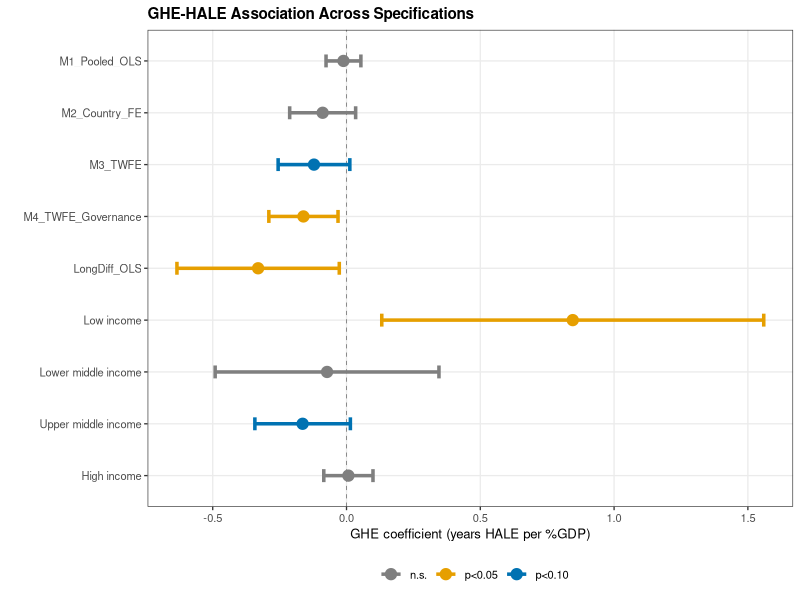
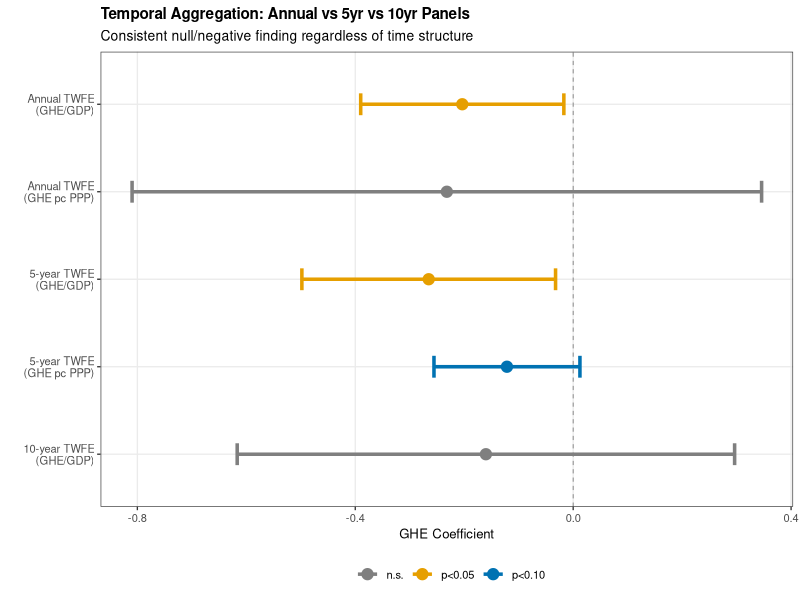

Here is the R script that generated these plots, in order:
# Fix S3 (forest plot) and S4 (temporal aggregation) with Wong palette
library(data.table)
library(ggplot2)

PROJ <- "/Users/taozhu/my researches/lancet_financial_v3"
setwd(PROJ)

PAL_SIG <- c("p<0.01"="#D55E00","p<0.05"="#E69F00","p<0.10"="#0072B2","n.s."="grey50")
PAL_INCOME <- c(
  "Low income"="#E69F00","Lower middle income"="#56B4E9",
  "Upper middle income"="#009E73","High income"="#CC79A7"
)

theme_lancet <- theme_bw(base_size=10) + theme(
  panel.grid.minor=element_blank(),
  plot.title=element_text(face="bold",size=11),
  axis.title=element_text(size=9.5),
  axis.text=element_text(size=8),
  legend.text=element_text(size=8),
  legend.position="bottom"
)

# ---- S3: Coefficient Forest Plot ----
cat("=== Figure S3: Forest Plot ===\n")

main <- fread("results/tables/main_results.csv")
income <- fread("results/tables/income_heterogeneity.csv")

forest <- rbind(
  main[, .(Model=Model, Coef=Coef, SE=SE, P=P)],
  income[, .(Model=paste0("  ",income_group), Coef=coef, SE=se, P=p)]
)
forest[, `:=`(ci_low=Coef-1.96*SE, ci_high=Coef+1.96*SE)]
forest[, sig := ifelse(P<0.01,"p<0.01",ifelse(P<0.05,"p<0.05",ifelse(P<0.10,"p<0.10","n.s.")))]
forest[, Model := factor(Model, levels=rev(unique(Model)))]

p_forest <- ggplot(forest, aes(x=Coef, y=Model)) +
  geom_vline(xintercept=0, linetype="dashed", color="grey50", linewidth=0.3) +
  geom_point(aes(color=sig), size=3.5) +
  geom_errorbarh(aes(xmin=ci_low, xmax=ci_high, color=sig), height=0.25, linewidth=1.2) +
  scale_color_manual(values=PAL_SIG) +
  labs(x="GHE coefficient (years HALE per %GDP)", y="",
       title="GHE-HALE Association Across Specifications",
       color="") +
  theme_lancet
ggsave("results/figures/fig2_forest.pdf", p_forest, width=8, height=5.5, device=cairo_pdf)
cat("Saved: fig2_forest.pdf\n")

# ---- S4: Temporal Aggregation ----
cat("=== Figure S4: Temporal Aggregation ===\n")

comp <- fread("results/tables/advanced_analyses_summary.csv")
comp <- comp[1:5]  # first 5 rows: annual GHE/GDP, annual GHE pc, 5yr GHE/GDP, 5yr GHE pc, 10yr GHE/GDP

comp[, Specification := c(
  "Annual TWFE\n(GHE/GDP)","Annual TWFE\n(GHE pc PPP)",
  "5-year TWFE\n(GHE/GDP)","5-year TWFE\n(GHE pc PPP)",
  "10-year TWFE\n(GHE/GDP)"
)]
comp[, `:=`(ci_low=Coefficient-1.96*SE, ci_high=Coefficient+1.96*SE)]
comp[, sig := ifelse(P<0.05,"p<0.05",ifelse(P<0.10,"p<0.10","n.s."))]
comp[, Specification := factor(Specification, levels=rev(Specification))]

p_temp <- ggplot(comp, aes(x=Coefficient, y=Specification)) +
  geom_vline(xintercept=0, linetype="dashed", color="grey50", linewidth=0.3) +
  geom_point(aes(color=sig), size=3.5) +
  geom_errorbarh(aes(xmin=ci_low, xmax=ci_high, color=sig), height=0.25, linewidth=1.2) +
  scale_color_manual(values=PAL_SIG) +
  labs(x="GHE Coefficient", y="",
       title="Temporal Aggregation: Annual vs 5yr vs 10yr Panels",
       subtitle="Consistent null/negative finding regardless of time structure",
       color="") +
  theme_lancet
ggsave("results/figures/fig8_temporal_aggregation.pdf", p_temp, width=7.5, height=4, device=cairo_pdf)
cat("Saved: fig8_temporal_aggregation.pdf\n")

cat("=== Done ===\n")
